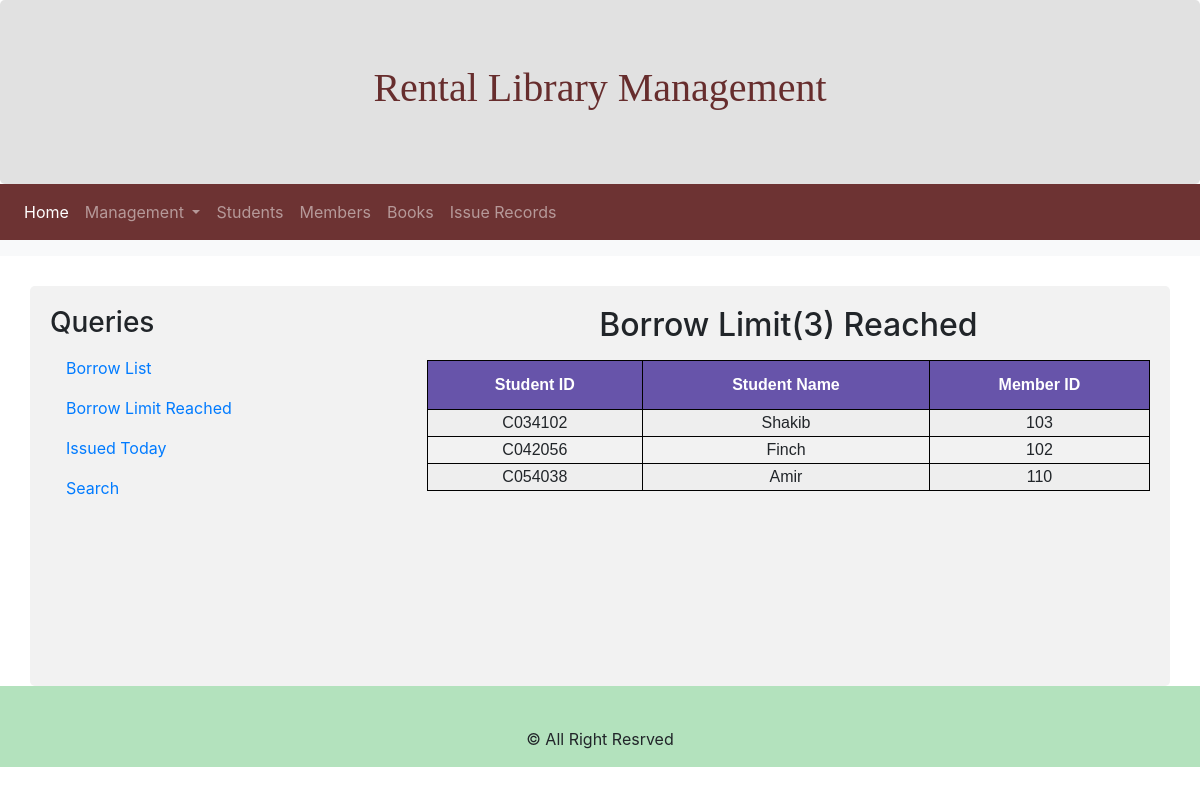
Screenshot of /bookLimit.php with the database file from the repository.
### tables this page shows
CREATE TABLE `student` (
  `Stud_no` varchar(10) NOT NULL,
  `Stud_name` varchar(20) DEFAULT NULL
);

CREATE TABLE `membership` (
  `Mem_no` varchar(10) NOT NULL,
  `Stud_no` varchar(10) DEFAULT NULL
);

### bookLimit.php (the view, shortened to what this page needs)
<?php include "includes/db.php";?>
<?php include "includes/header.php"; ?>
<?php include "includes/navigation.php"; ?>
 <nav class="navbar navbar-expand-sm bg-light navbar-dark">
</nav>
<div class="container" style="margin-top:30px">
  <div class="row">
    <div class="col-sm-4">
      <h3>Queries</h3>
      <ul class="nav nav-pills flex-column">
        <li class="nav-item">
          <a class="nav-link" href="borrowList.php">Borrow List</a>
        </li>
        <li class="nav-item">
          <a class="nav-link" href="bookLimit.php">Borrow Limit Reached</a>
        </li>
        <li class="nav-item">
          <a class="nav-link" href="issuedToday.php">Issued Today</a>
        </li>
        <li class="nav-item">
          <a class="nav-link " href="search.php"> Search</a>
        </li>
      </ul>
    </div>
    <div class="col-sm-8">
<?php
$sql = "SELECT Student.Stud_no, Stud_name, Mem_no
FROM student, membership
WHERE student.Stud_no = membership.Stud_no
AND Membership.Mem_no IN
    ( SELECT iss_rec.Mem_no
    FROM iss_rec
    GROUP BY iss_rec.Mem_no
    HAVING COUNT(*) = 3 )";
$result = $con->query($sql) or die($con->error);
echo "<h2>Borrow Limit(3) Reached</h2>";
echo "<center><table id='table' style='margin-top:1rem;'><tr><th>Student ID</th><th>Student Name</th><th>Member ID</th>";
    while ($row = $result->fetch_assoc()) {
        echo "<tr><td>" . $row["Stud_no"]. "</td><td>" . $row["Stud_name"]. "</td><td>" . $row["Mem_no"]."</td>";
    }
echo "</table></center>";
?>
    </div>
  </div>
</div>
<?php include "includes/footer.php"?>

### css/style.css (style rules this page uses)
body { //background-image: linear-gradient(to right bottom, rgba(126, 213, 111, 0.8), rgba(40, 180, 133, 0.8)), url(../img/map3.svg); background-size: cover; background-position: top; position: relative; }
table, th, td { border: 1px solid black; }
.container { min-height: 400px; }
#table { font-family: "Trebuchet MS", Arial, Helvetica, sans-serif; border-collapse: collapse; width: 100%; text-align: center; }
#table tr:nth-child(even) { background-color: rgb(238, 238, 238); }
#table th { padding-top: 12px; padding-bottom: 12px; text-align: left; background-color: rgb(103, 84, 170); color: white; text-align: center; }
h2 { text-align: center; }

### css/formStyle.css (style rules this page uses)
.container { border-radius: 5px; background-color: #f2f2f2; padding: 20px; }
.row:after { content: ""; display: table; clear: both; }

### rows the page displays
student: Stud_no "C034102", Stud_name "Shakib", membership.Mem_no "103"
student: Stud_no "C042056", Stud_name "Finch", membership.Mem_no "102"
student: Stud_no "C054038", Stud_name "Amir", membership.Mem_no "110"
